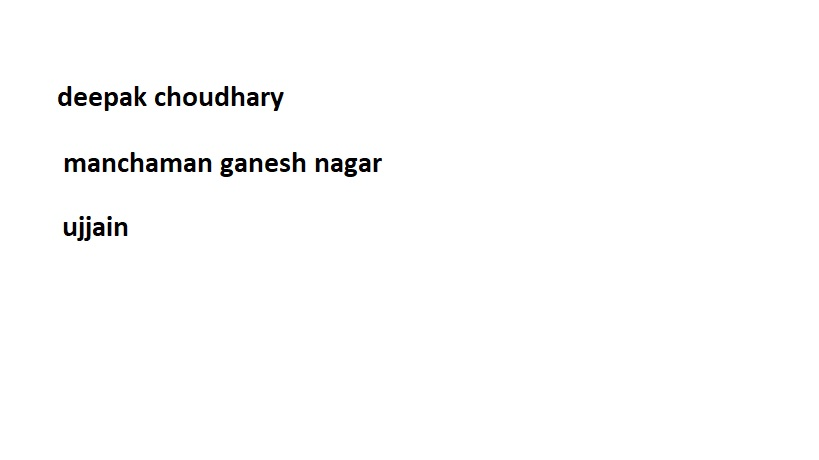
#> input picture python/fullCourse/imageToText/sample1.jpg, 819 x 460 px
$ python imageToText1.py
#> lines starting #> are read from the running program, lines starting #| are printed output that depends on the picture; after the words box and inside, x2 and y2 are one past the last pixel; in counts of white or black regions, pixels touching at a corner belong together
# Import required packages
import cv2
import pytesseract

# Mention the installed location of Tesseract-OCR in your system
pytesseract.pytesseract.tesseract_cmd = r'C:\\Program Files\\Tesseract-OCR\\tesseract';

# Read image from which text needs to be extracted
img = cv2.imread("sample1.jpg")
#> img is the input picture: shape (460, 819, 3); mean B, G, R 251.8, 251.8, 251.8

# Preprocessing the image starts

# Convert the image to gray scale
gray = cv2.cvtColor(img, cv2.COLOR_BGR2GRAY)

# Performing OTSU threshold
ret, thresh1 = cv2.threshold(gray, 0, 255, cv2.THRESH_OTSU | cv2.THRESH_BINARY_INV)
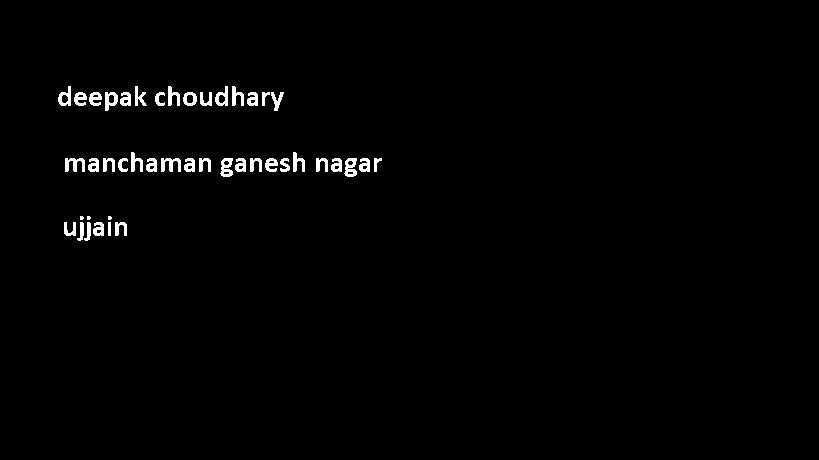
#> thresh1: shape (460, 819); 1.2% white; 44 white regions (3 under 20 px), largest, box (x1, y1, x2, y2) and area: (65, 158, 85, 172) 171, (161, 158, 181, 172) 171, (344, 158, 357, 177) 164
#> ret = 136

# Specify structure shape and kernel size.
# Kernel size increases or decreases the area
# of the rectangle to be detected.
# A smaller value like (10, 10) will detect
# each word instead of a sentence.
rect_kernel = cv2.getStructuringElement(cv2.MORPH_RECT, (18, 18))

# Appplying dilation on the threshold image
dilation = cv2.dilate(thresh1, rect_kernel, iterations = 1)
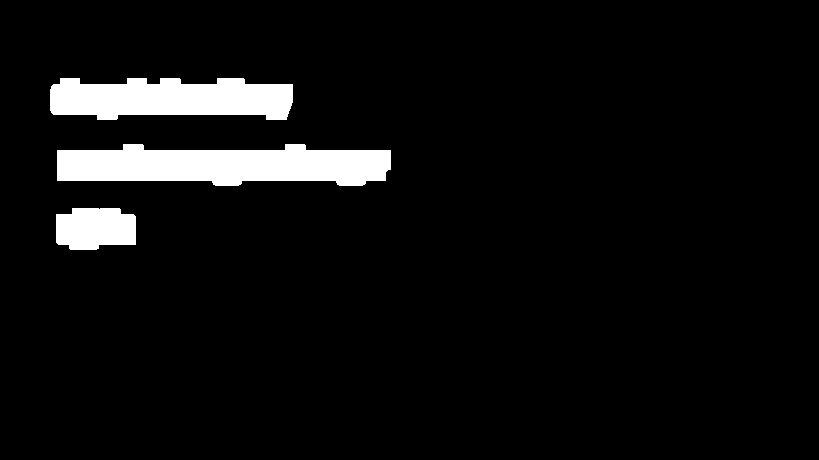
#> dilation: shape (460, 819); 5.8% white; 3 white regions

# Finding contours
contours, hierarchy = cv2.findContours(dilation, cv2.RETR_EXTERNAL,
												cv2.CHAIN_APPROX_NONE)
#> contours = 3 contours; box (x1, y1, x2, y2) and area: (57, 144, 391, 186) 10458, (50, 78, 293, 120) 7935, (56, 208, 136, 250) 2798

# Creating a copy of image
im2 = img.copy()

# A text file is created and flushed
file = open("recognized.txt", "w+")
file.write("")
file.close()

# Looping through the identified contours
# Then rectangular part is cropped and passed on
# to pytesseract for extracting text from it
# Extracted text is then written into the text file
for cnt in contours:
	print(cnt)
	x, y, w, h = cv2.boundingRect(cnt)
	print(x,y,w,h)
	# Drawing a rectangle on copied image
	rect = cv2.rectangle(im2, (x, y), (x + w, y + h), (0, 255, 0), 2)

	# Cropping the text block for giving input to OCR
	cropped = im2[y:y + h, x:x + w]

	# Open the file in append mode
	file = open("recognized.txt", "a")

	# Apply OCR on the cropped image
#> (the run stopped early here; a loop or call above may not have finished)
